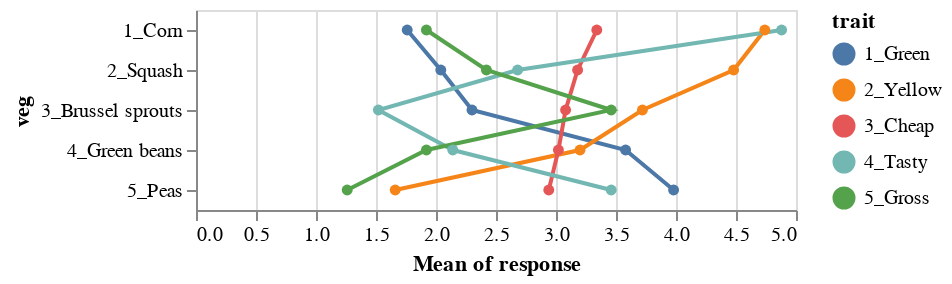

The cell this chart's notebook holds for it:
### Markdown cell above
## Layering charts

[Layered and multi-view charts documentation]()

**Let's put a dot on the lines to make it clear where the data points are.**

- **Altair let's us use a `+` to layer individual charts and match their axes:** `lines + dots`
- An alternative syntax is: `alt.layer(lines, dots)`
- Adding dots to lines is so common that there is a shortcut without layering: `.mark_line(point=True)`

### Code cell
dots = alt.Chart(df).mark_circle().encode(
    x = 'mean(response):Q',
    y = 'veg:N',
    color = 'trait:N'
)

lines = alt.Chart(df).mark_line().encode(
    x = 'mean(response):Q',
    y = 'veg:N',
    color = 'trait:N'
)

lines + dots

### Figure 1 — Vega-Lite specification as saved in the notebook (floating-point values rounded to 4 significant figures; data arrays with more than 128 entries replaced by an {"elided": "..."} marker saying what was removed)
{"config": {"view": {"continuousWidth": 300, "continuousHeight": 300}}, "layer": [{"mark": {"type": "line"}, "encoding": {"color": {"field": "trait", "type": "nominal"}, "x": {"aggregate": "mean", "field": "response", "type": "quantitative"}, "y": {"field": "veg", "type": "nominal"}}}, {"mark": {"type": "circle"}, "encoding": {"color": {"field": "trait", "type": "nominal"}, "x": {"aggregate": "mean", "field": "response", "type": "quantitative"}, "y": {"field": "veg", "type": "nominal"}}}], "data": {"name": "data-07f93f6fab5f4d4715a804d075ffd351"}, "$schema": "https://vega.github.io/schema/vega-lite/v5.8.0.json", "datasets": {"data-07f93f6fab5f4d4715a804d075ffd351": {"elided": "1250 records"}}}
